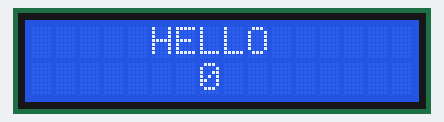
Simulated run of this sketch. Board: Arduino Uno, built with avr-gcc and run on an emulated ATmega328P. On the bench: 16×2 character LCD.

Above: at 0.1 s.
At 1.1 s:
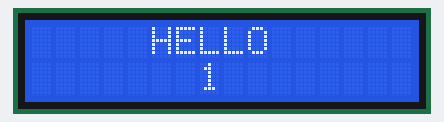
At 2.1 s:
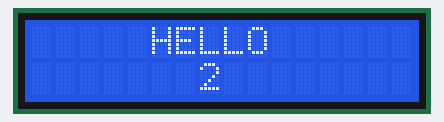
At 5.1 s:
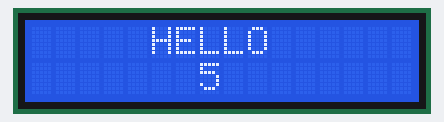
At 7.1 s:
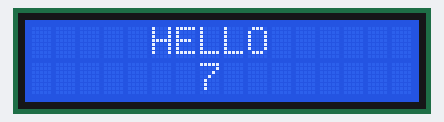
At 10.1 s:
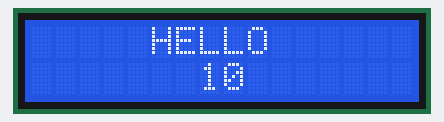

The sketch:

3_arduino_lcd_conter_hello.ino
```cpp
#include <LiquidCrystal.h>

const int RS = 12;
const int EN = 11;
const int D5 = 5;
const int D4 = 4;
const int D3 = 3;
const int D2 = 2;

int count = 0;

LiquidCrystal lcd(RS, EN, D5, D4, D3, D2);

void setup() {
  lcd.begin(16, 2);
}

void loop() {
  lcd.setCursor(5, 0);
  lcd.print("HELLO");

  for (count = 0; count <= 10; count++) {
    lcd.setCursor(7, 1);
    lcd.print(count);
    delay(1000);
  }
  lcd.clear();
}
```

Measured:
- by itself, everything shown: repeats every 11.0 s, in 12 steps
- what the display in image 1 shows lasts 1.0 s, from 1.1 s to 2.1 s
